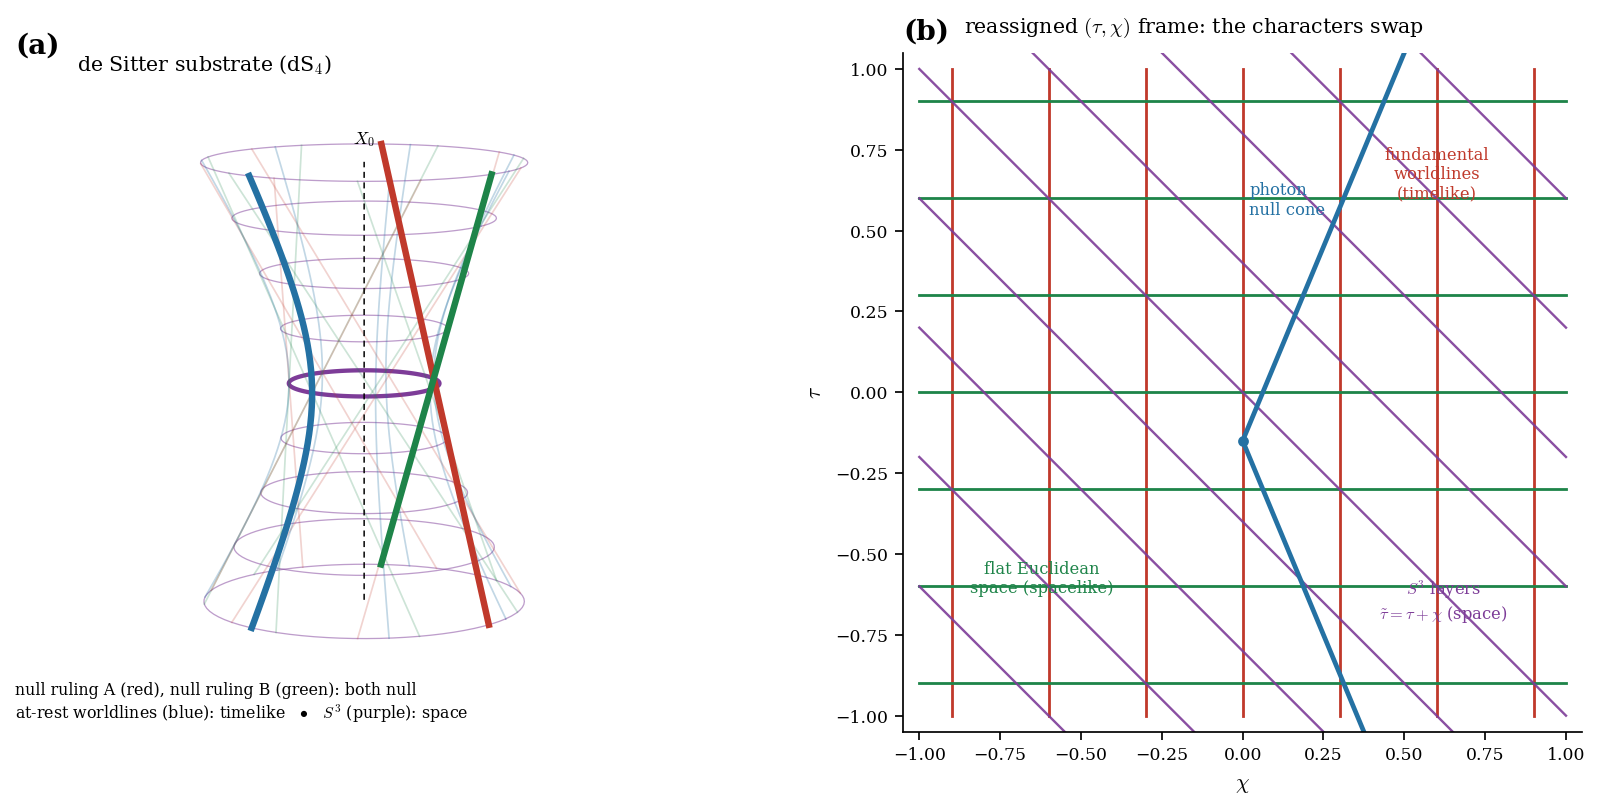

Generate this figure with Python:
"""Reassignment as TWO representations: dS4 hyperboloid + reassigned (tau,chi) frame.
Four structures tracked by colour across both:
  FUND red    = null ruling A  -> TIMELIKE fundamental worldlines (sinh^{2/3})
  FLAT green  = null ruling B  -> SPACELIKE flat Euclidean synchronous space ("the second ruling")
  PHOT blue   = at-rest cosh worldlines (timelike) -> NULL photon congruence
  SPH  purple = the S^3 spheres -> stay SPACELIKE (cosmological layers)"""
import numpy as np, matplotlib
matplotlib.use('Agg'); import matplotlib.pyplot as plt
from mpl_toolkits.mplot3d import Axes3D  # noqa
plt.rcParams.update({'font.family':'serif','font.size':10,'mathtext.fontset':'cm'})
FUND,FLAT,PHOT,SPH='#c0392b','#1e8449','#2471a3','#7d3c98'
fig=plt.figure(figsize=(11,5.2))

# ---- LEFT: dS4 hyperboloid ----
axA=fig.add_subplot(1,2,1,projection='3d')
zmax=1.9; t=np.linspace(-zmax,zmax,60)
ruling=lambda phi,sg:(np.cos(phi)-sg*t*np.sin(phi),np.sin(phi)+sg*t*np.cos(phi),t)
# S3 circles (purple, faint scaffold)
for zc in np.linspace(-zmax,zmax,9):
    R=np.sqrt(1+zc**2); ph=np.linspace(0,2*np.pi,80); axA.plot(R*np.cos(ph),R*np.sin(ph),zc+0*ph,color=SPH,lw=0.6,alpha=0.5)
ph=np.linspace(0,2*np.pi,120); axA.plot(np.cos(ph),np.sin(ph),0*ph,color=SPH,lw=2.0)   # waist S3 bold
# ruling A (red) and ruling B (green), a few each faint
for phi in np.linspace(0,2*np.pi,8)[:-1]:
    x,y,z=ruling(phi,1); axA.plot(x,y,z,color=FUND,lw=0.8,alpha=0.22)
    x,y,z=ruling(phi,-1); axA.plot(x,y,z,color=FLAT,lw=0.8,alpha=0.22)
# at-rest cosh meridians (blue) faint
for phi in np.linspace(0,2*np.pi,8)[:-1]:
    zz=np.linspace(-zmax,zmax,50); RR=np.sqrt(1+zz**2); axA.plot(RR*np.cos(phi),RR*np.sin(phi),zz,color=PHOT,lw=0.8,alpha=0.28)
# bold representative of each
pa=np.linspace(0,2*np.pi,8)[1]
x,y,z=ruling(pa,1); axA.plot(x,y,z,color=FUND,lw=3.0)
x,y,z=ruling(pa,-1); axA.plot(x,y,z,color=FLAT,lw=3.0)
zz=np.linspace(-zmax,zmax,50); RR=np.sqrt(1+zz**2); pm=np.linspace(0,2*np.pi,8)[5]
axA.plot(RR*np.cos(pm),RR*np.sin(pm),zz,color=PHOT,lw=3.0)
axA.plot([0,0],[0,0],[-zmax,zmax],color='k',lw=0.7,ls=(0,(4,3))); axA.text(0,0,zmax+0.15,r'$X_0$',fontsize=8,ha='center')
axA.view_init(elev=10,azim=-60); axA.set_box_aspect((1,1,1.25)); axA.set_axis_off()
axA.text2D(0.0,1.0,'(a)',transform=axA.transAxes,fontsize=13,fontweight='bold')
axA.text2D(0.09,1.0,'de Sitter substrate (dS$_4$)',transform=axA.transAxes,fontsize=9.5,va='top')
axA.text2D(0.0,0.02,'null ruling A (red), null ruling B (green): both null\nat-rest worldlines (blue): timelike   $\\bullet$   $S^3$ (purple): space',transform=axA.transAxes,fontsize=7.4)

# ---- RIGHT: reassigned (tau,chi) frame ----
axB=fig.add_subplot(1,2,2)
axB.set_xlim(-1.05,1.05); axB.set_ylim(-1.05,1.05)
# fundamental timelike worldlines: constant chi (VERTICAL, red)
for x in np.linspace(-0.9,0.9,7): axB.plot([x,x],[-1,1],color=FUND,lw=1.3)
# flat Euclidean space: constant tau (HORIZONTAL, green)
for y in np.linspace(-0.9,0.9,7): axB.plot([-1,1],[y,y],color=FLAT,lw=1.3)
# cosmological S^3 layers: constant tau+chi (DIAGONAL slope -1, purple)
for c in np.linspace(-1.6,1.6,9): axB.plot([-1,1],[c+1,c-1],color=SPH,lw=1.1,alpha=0.9)
# photon null cone (blue) from a point, symmetric about the vertical timelike axis
x0,y0=0.0,-0.15
for m in [2.4,-2.4]:
    axB.plot([x0,x0+0.55],[y0,y0+0.55*m],color=PHOT,lw=2.2)
axB.plot(x0,y0,'o',color=PHOT,ms=4)
axB.text(0.02,0.55,'photon\nnull cone',color=PHOT,fontsize=7.6,ha='left')
# labels
axB.annotate('fundamental\nworldlines\n(timelike)',xy=(0.6,0.6),color=FUND,fontsize=7.6,ha='center')
axB.annotate('flat Euclidean\nspace (spacelike)',xy=(-0.62,-0.62),color=FLAT,fontsize=7.6,ha='center')
axB.annotate('$S^3$ layers\n$\\tilde\\tau=\\tau+\\chi$ (space)',xy=(0.62,-0.7),color=SPH,fontsize=7.6,ha='center')
axB.set_xlabel(r'$\chi$'); axB.set_ylabel(r'$\tau$')
axB.text(0.0,1.02,'(b)',transform=axB.transAxes,fontsize=13,fontweight='bold')
axB.text(0.09,1.02,r'reassigned $(\tau,\chi)$ frame: the characters swap',transform=axB.transAxes,fontsize=9.5,va='bottom')
axB.set_aspect('equal'); axB.tick_params(labelsize=8)
for s in ['top','right']: axB.spines[s].set_visible(False)
plt.tight_layout(); plt.savefig('panels_reassign2.png',dpi=155,bbox_inches='tight')
print('ok')
